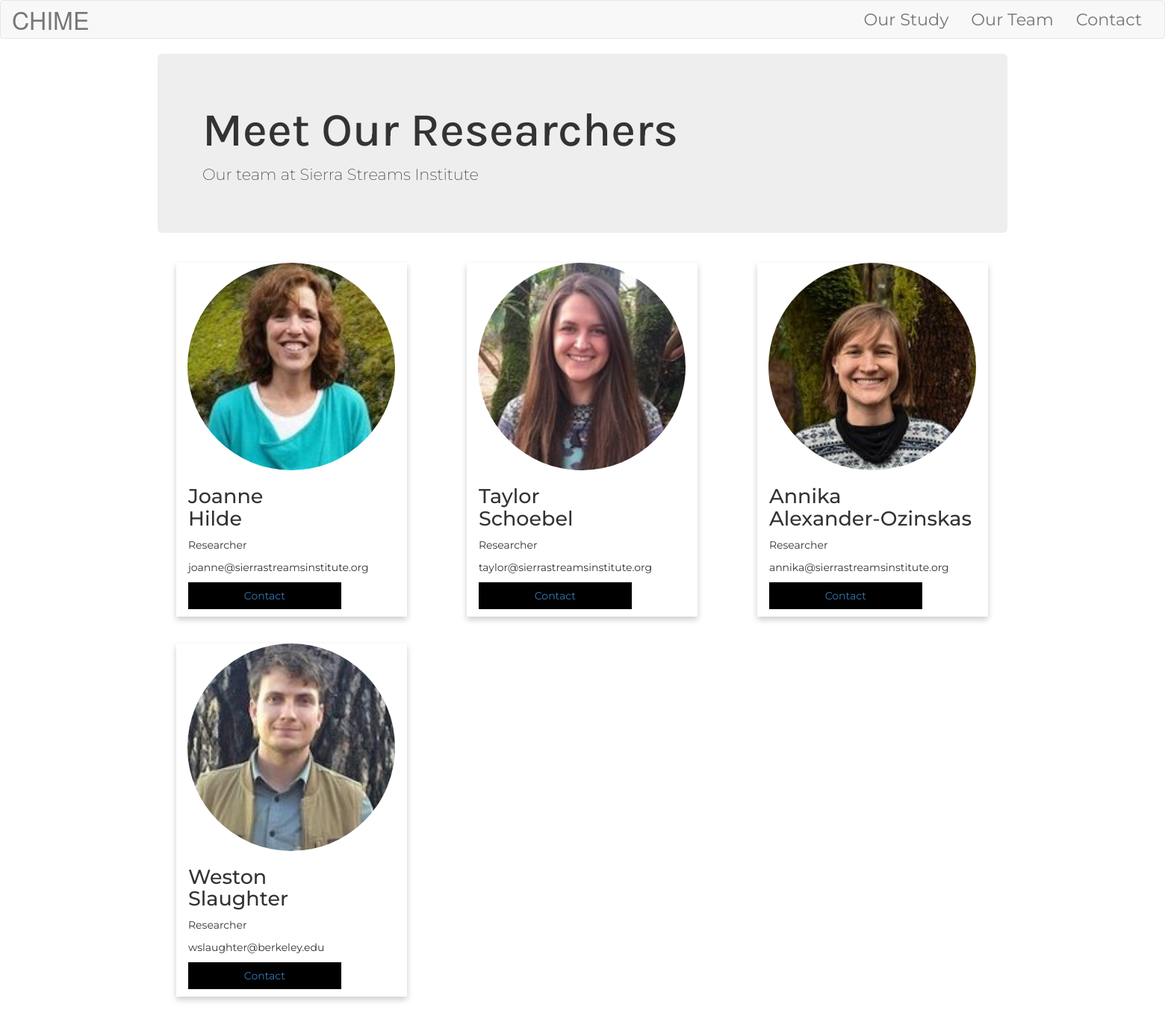
Page /info/stafflist/1/ on the committed database.
### info/models.py (models this page shows, shortened)
class Org(models.Model):
    name = models.CharField(max_length=256)
    url = models.URLField()
    city = models.CharField(max_length=256)
    state = models.CharField(max_length=256)
    image = models.ImageField(upload_to='images/', max_length=100, default='NoPho.jpg')

class Staff(models.Model):
    firstname = models.CharField(max_length=256)
    lastname = models.CharField(max_length=256)
    email = models.EmailField(max_length=256)
    title = models.CharField(max_length=256)
    org = models.ForeignKey(Org, related_name='employees', on_delete=models.CASCADE)
    image = models.ImageField(upload_to='images/', max_length=100, default='NoPho.jpg')
    prof = ImageSpecField(source='image',
                                      processors=[ResizeToFill(100, 50)],
                                      format='JPEG',
                                      options={'quality': 60})

### info/views.py (the view)
# urls.py: path('stafflist/<int:pk>/',views.StaffDetailView.as_view(),name='detail_view'),
class StaffDetailView(DetailView):
    context_object_name = 'staff_detail'
    model = models.Org
    template_name = 'info/staff_detail.html'
    def get_context_data(self, **kwargs):
        context = super(StaffDetailView, self).get_context_data(**kwargs)
        page_one = models.Org.objects.get(id=self.kwargs.get('pk', ''))
        context['page_one'] = page_one
        return context

### info/templates/info/staff_detail.html (shortened to what this page needs)
{% extends 'info/info_base.html' %}
{% block body_block %}
{% load static %}
<div class="jumbotron">
  <h1>Meet Our Researchers</h1>
  <p>Our team at {{staff_detail.name}} </p>
</div>
  <div class="row">
  {% for person in staff_detail.employees.all %}
      <div class="column">
        <div class="card">
          <img src='{{person.image.url}}' alt="Joanne" style="width:90%;border-radius:50%; display: block; margin-left: auto; margin-right: auto;">
          <div class="container">
            <h2>
              <span class="full-text" id="fullname">  <p>{{person.firstname}} <br>{{person.lastname}}</p></span>
            </h2>
            <p class="title">  <p>{{person.title}}</p></p>
            <span class="full-text">  <p>{{person.email}}</p></span>
            <p><button class="button"><a href="{{person.id}}/">Contact</a></button></p>
          </div>
        </div>
      </div>
  {% endfor %}
  </div>
{% endblock %}

### static/studysite/css/master.css (style rules this page uses)
h1 { font-family: 'Karla', sans-serif; }
p,li,h2 { font-family: 'Montserrat', sans-serif; }
.column { float: left; width: 33.3%; margin-bottom: 16px; padding: 10px 40px; }
.card { box-shadow: 0 4px 8px 0 rgba(0, 0, 0, 0.2); }
.container { padding: 0 16px; }
.container::after, .row::after { content: ""; clear: both; display: table; }
.title { color: grey; }
.button { border: none; outline: 0; display: inline-block; padding: 8px; color: white; background-color: #000; text-align: center; cursor: pointer; width: 18%; }
#fullname { font-size: 27px; }

### rows in the picture
Org: name "Sierra Streams Institute"
Staff: image (picture), firstname "Joanne", lastname "Hilde", title "Researcher", email "joanne@sierrastreamsinstitute.org"
Staff: image (picture), firstname "Taylor", lastname "Schoebel", title "Researcher", email "taylor@sierrastreamsinstitute.org"
Staff: image (picture), firstname "Annika", lastname "Alexander-Ozinskas", title "Researcher", email "annika@sierrastreamsinstitute.org"
Staff: image (picture), firstname "Weston", lastname "Slaughter", title "Researcher", email "wslaughter@berkeley.edu"
